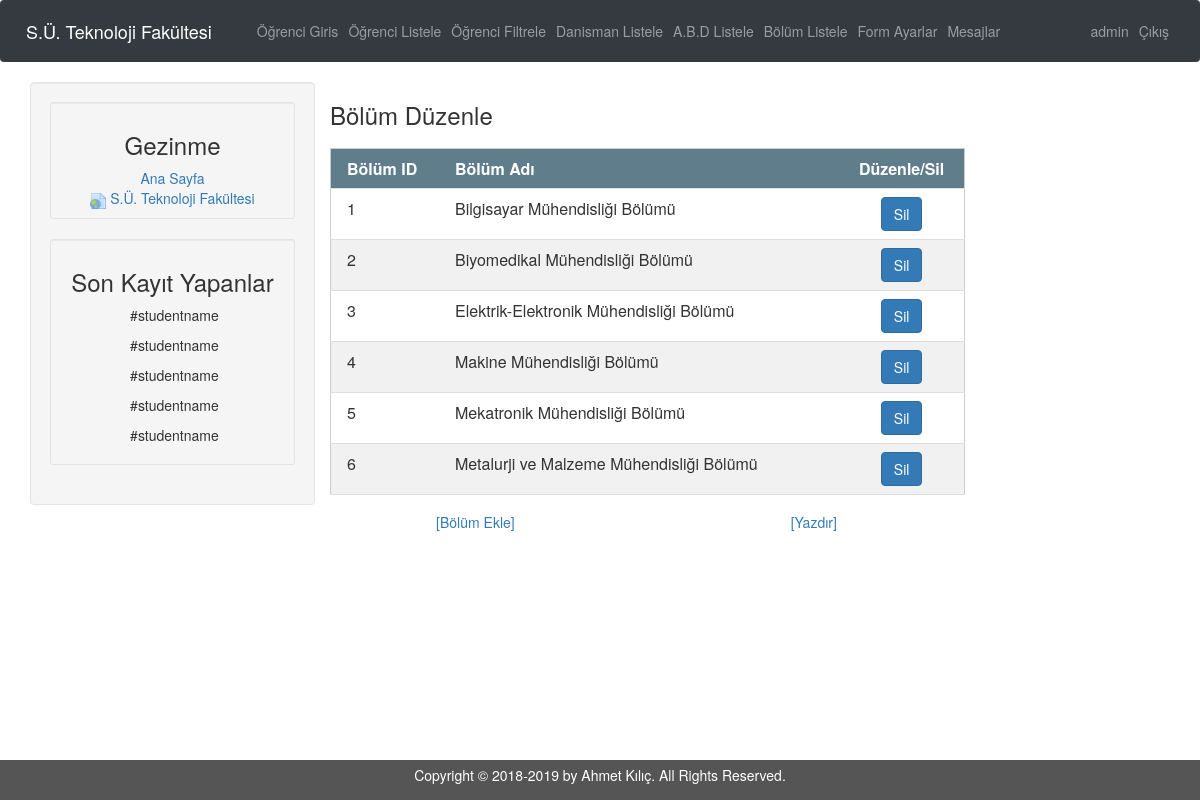
Page /edanısman/index.php?url=Bölüm_Liste (signed in) on the committed database.
### tables this page shows
CREATE TABLE IF NOT EXISTS `bolum` (
  `bolum_id` int(3) NOT NULL AUTO_INCREMENT,
  `bolum_ad` varchar(100) NOT NULL,
  PRIMARY KEY (`bolum_id`)
);

### edanısman/Model/gorunum.php (called while the page is built, shortened)
<?php
function sayfa_goster($src , $title = false, $values = false,$value = false )
{
    include 'view/header.php';
    include $src;
    include 'view/footer.php';
}
?>

### edanısman/controller/Kontrol.php (called while the page is built, shortened)
<?php
function Bölüm()
{
    $bolum = bolum_cek();
    sayfa_goster('view/Bolum.php','Bölüm',$bolum);
}
?>

### edanısman/controller/vt_islem.php (called while the page is built, shortened)
<?php
$vt= new mysqli("localhost","root","","edanisman");
$vt->set_charset("UTF8");
function bolum_cek()
{
    global $vt;
    $ham = $vt->query("SELECT * FROM bolum ORDER BY bolum_id");
    $bolum = $ham->fetch_all(1);
    return $bolum;
}
?>

### edanısman/View/Bolum.php (the view, shortened to what this page needs)
 <head>
<link href="css/admin_panel_table.css" type="text/css" rel="stylesheet"/>
</head>
<div class="col-sm-7">
<div class="row">
        <div class="col-lg-12">
			<caption><h3>Bölüm Düzenle<h3></caption>
            <table class="w3-table-all w3-hoverable">
					<thead>
						<tr class="w3-blue-grey">
							<th>Bölüm ID</th>
							<th>Bölüm Adı</th>
							<th>Düzenle/Sil</th>
						</tr>
					</thead>
					<?php
							foreach ($values as $bolum)
							{
								echo '<tr>
								<td>'.$bolum["bolum_id"].'</td>
								<td>'.$bolum["bolum_ad"].'</td>
								<td><input type="submit" class="btn btn-primary" name="Bölüm Sil" value="Sil"></td>
								</tr>';
							}
							 ?>
			</table>
        </div>
 </div>
		<div class="row">
		        <div class="col-lg-6 text-center">
					 <input type="button" class="btn btn-link" name="Bölüm Ekle" value="[Bölüm Ekle]" data-toggle="modal" data-target="#formpopup">
		        </div>
		         <div class="col-lg-6 text-center">
					 <input type="button" class="btn btn-link" name="Bölüm Yazdır" value="[Yazdır]">
		        </div>
		</div>
</div>

### edanısman/css/index.css (style rules this page uses)
html { position: relative; min-height: 100%; }
body { margin: 0 0 85px; }

### edanısman/css/admin_panel_table.css (style rules this page uses)
.w3-table,.w3-table-all { border-collapse:collapse;border-spacing:0;width:100%;display:table }
.w3-table-all { border:1px solid #ccc }
.w3-bordered tr,.w3-table-all tr { border-bottom:1px solid #ddd }
.w3-table-all tr:nth-child(odd) { background-color:#fff }
.w3-table-all tr:nth-child(even) { background-color:#f1f1f1 }
.w3-table td,.w3-table th,.w3-table-all td,.w3-table-all th { padding:8px 8px;display:table-cell;text-align:left;vertical-align:top }
.w3-table th:first-child,.w3-table td:first-child,.w3-table-all th:first-child,.w3-table-all td:first-child { padding-left:16px }
.w3-table th:last-child,.w3-table td:last-child,.w3-table-all th:last-child,.w3-table-all td:last-child { text-align:center }
.w3-blue-grey,.w3-hover-blue-grey:hover,.w3-blue-gray,.w3-hover-blue-gray:hover { color:#fff!important;background-color:#607d8b!important }

### rows in the picture
bolum: bolum_id "1", bolum_ad "Bilgisayar Mühendisliği Bölümü"
bolum: bolum_id "2", bolum_ad "Biyomedikal Mühendisliği Bölümü"
bolum: bolum_id "3", bolum_ad "Elektrik-Elektronik Mühendisliği Bölümü"
bolum: bolum_id "4", bolum_ad "Makine Mühendisliği Bölümü"
bolum: bolum_id "5", bolum_ad "Mekatronik Mühendisliği Bölümü"
bolum: bolum_id "6", bolum_ad "Metalurji ve Malzeme Mühendisliği Bölümü"

### other values in the picture
$ad "admin"
